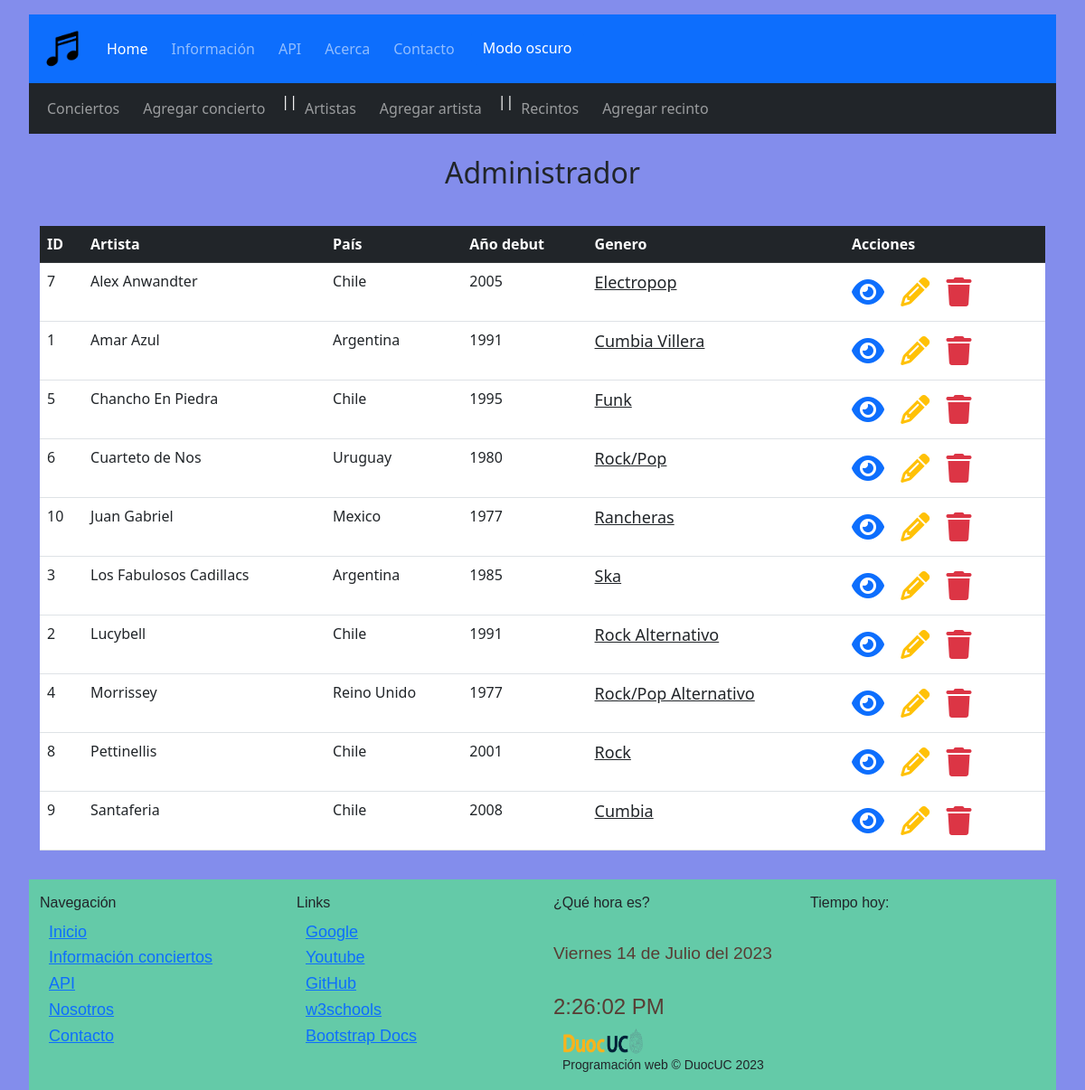
The page /crud/artistas/ on the database its author committed.
### crud/models.py (models this page shows, shortened)
class Artista(models.Model):
    idArtista = models.AutoField(primary_key=True, verbose_name='idArtista')
    nomArtista = models.CharField(verbose_name='Artista', max_length=50)
    pais = models.CharField(verbose_name='País', max_length=50)
    anio = models.CharField(verbose_name='Año de formación', max_length=4)
    genero = models.CharField(verbose_name='Género', max_length=70, null=True)
    playlist = models.URLField(verbose_name='Playlist', max_length=500, null=True, blank=True)
    class Meta:
        verbose_name = 'Artista'
        verbose_name_plural = 'Artistas'
        ordering = ['nomArtista', 'genero']

### crud/views.py (the view)
# urls.py: path('artistas/', lista_artistas, name='artistas'),
def lista_artistas(request):
    context = {'artistas': Artista.objects.all()}
    return render(request,'crud/artistas.html',context)

### crud/templates/crud/artistas.html (shortened to what this page needs)
{% extends 'crud/base.html' %}
{% load static %}
{% block first_content %}
<div class="container my-2 py-3 text-dark text-center rounded">
    <h2>Administrador</h2>
</div>
{% endblock %}
{% block second_content %}
<div class="container-fluid my-2">
    <div class="table-responsive">
        <table class="table">
            <thead class="table-dark">
                <tr>
                    <th>ID</th>
                    <th>Artista</th>
                    <th>País</th>
                    <th>Año debut</th>
                    <th>Genero</th>
                    <th>Acciones</th>
                </tr>
            </thead>
            <tbody>
                {% for a in artistas %}
                <tr>
                    <td>{{a.idArtista}}</td>
                    <td>{{a.nomArtista}}</td>
                    <td>{{a.pais}}</td>
                    <td>{{a.anio}}</td>
                    <td><a class=" text-dark" href="artistas/genero/{{a.genero}}">{{a.genero}}</td>
                     <td>
                        <a class="text-decoration-none" href="{% url 'artistas-info' artista_id=a.idArtista %}">
                            <span class="text-primary fs-2">
                                <i class="fa-solid fa-eye"></i>
                            </span>
                        </a>
                        <a class="text-decoration-none" href="{% url 'artistas-editar' artista_id=a.idArtista %}">
                            <span class="text-warning fs-2">
                                <i class="fa-solid fa-pencil"></i>
                            </span>
                        </a>
                        <a class="text-decoration-none" href="{% url 'artistas-borrar' artista_id=a.idArtista %}">
                            <span class="text-danger fs-2">
                                <i class="fa-solid fa-trash"></i>
                            </span>
                        </a>
                    </td>
                </tr>
                {% endfor %}
            </tbody>
        </table>
    </div>
</div>
{% endblock %}

### core/static/css/styles.css (style rules this page uses)
a { margin-right: 10px; font-size: large; }
body { background-color: rgb(131, 141, 236); background-blend-mode: darken ; padding-top: 1rem; padding-left: 2rem; padding-right: 2rem; }

### rows shown on the page
Artista: idArtista "7", nomArtista "Alex Anwandter", pais "Chile", anio "2005", genero "Electropop"
Artista: idArtista "1", nomArtista "Amar Azul", pais "Argentina", anio "1991", genero "Cumbia Villera"
Artista: idArtista "5", nomArtista "Chancho En Piedra", pais "Chile", anio "1995", genero "Funk"
Artista: idArtista "6", nomArtista "Cuarteto de Nos", pais "Uruguay", anio "1980", genero "Rock/Pop"
Artista: idArtista "10", nomArtista "Juan Gabriel", pais "Mexico", anio "1977", genero "Rancheras"
Artista: idArtista "3", nomArtista "Los Fabulosos Cadillacs", pais "Argentina", anio "1985", genero "Ska"
Artista: idArtista "2", nomArtista "Lucybell", pais "Chile", anio "1991", genero "Rock Alternativo"
Artista: idArtista "4", nomArtista "Morrissey", pais "Reino Unido", anio "1977", genero "Rock/Pop Alternativo"
Artista: idArtista "8", nomArtista "Pettinellis", pais "Chile", anio "2001", genero "Rock"
Artista: idArtista "9", nomArtista "Santaferia", pais "Chile", anio "2008", genero "Cumbia"
